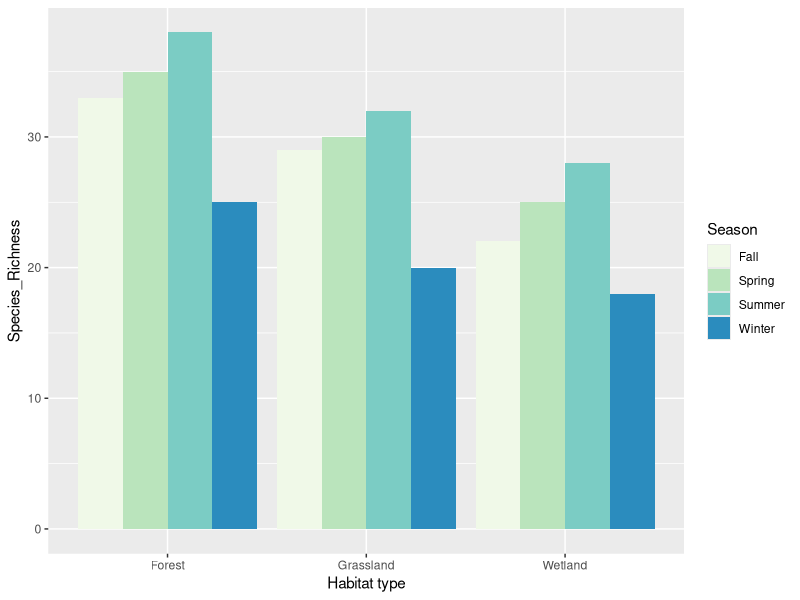

Source code (R):
## ---- chunk 1
library(tidyverse)
## ---- chunk 2
birds <- read_csv("data/birds.csv")
## ---- chunk 3
ggplot(data = birds, 
       mapping = aes(x = Habitat, 
                     y = Species_Richness, fill = Season, group = Season)) + labs(x = "Habitat type") + 
  geom_bar(stat = "identity", position = "dodge") + scale_fill_brewer(palette = 4)
